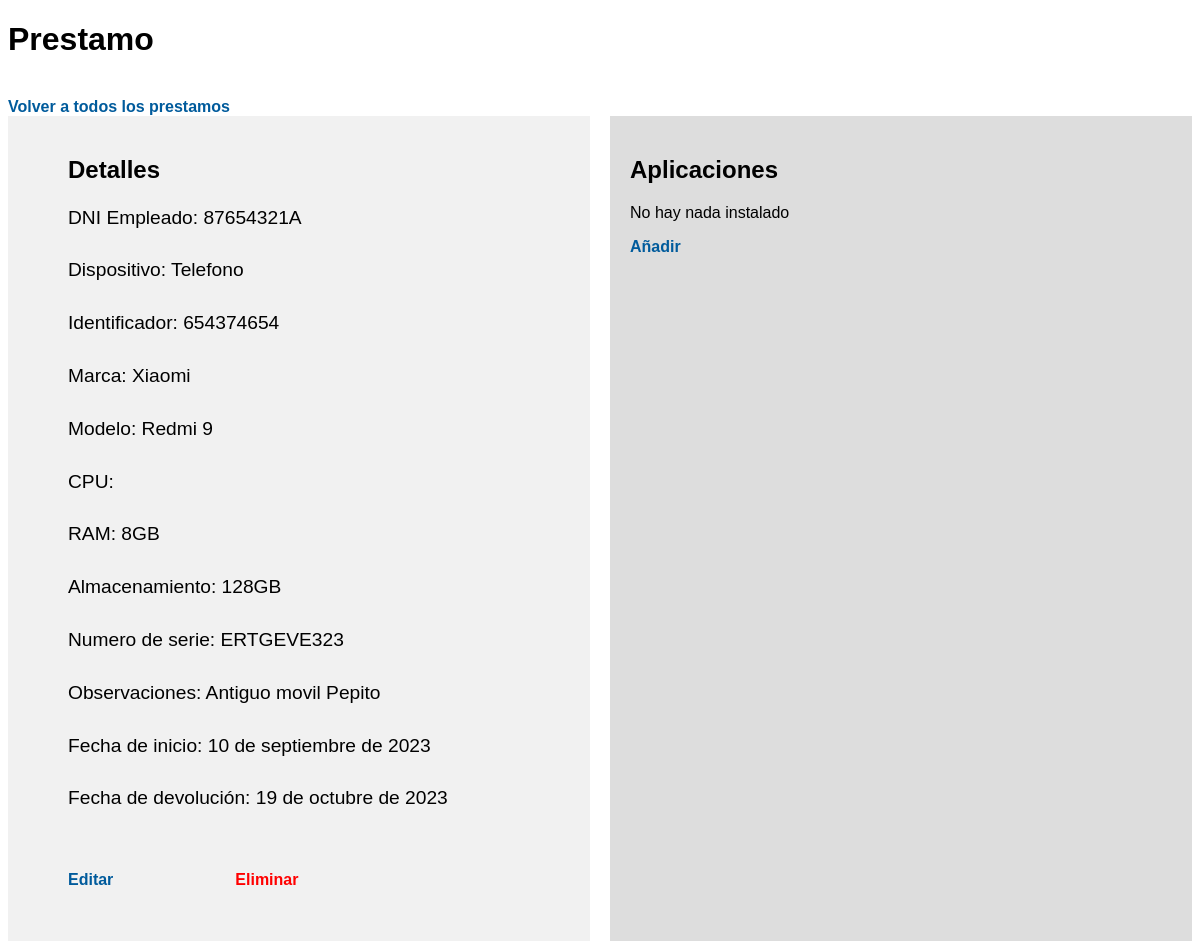
/informes/prestamos/10/ (signed in), run on the app's committed database.
### informes/models.py (models this page shows, shortened)
class Prestamo(models.Model):
    empleado = models.ForeignKey(Empleado, on_delete=models.CASCADE)
    DISPOSITIVO_CHOICES = (
        ('Telefono','Telefono'),
        ('Ordenador','Ordenador'),
    )
    Dispositivo = models.CharField(max_length=9, choices=DISPOSITIVO_CHOICES)
    Identificador = models.CharField(max_length=30)
    Marca = models.CharField(max_length=30)
    Modelo = models.CharField(max_length=50)
    CPU = models.CharField(max_length=50, blank=True)
    RAM_CHOICES = (
        ('2GB','2GB'),
        ('3GB','3GB'),
        ('4GB','4GB'),
        ('8GB','8GB'),
        ('12GB','12GB'),
        ('16GB','16GB'),
        ('32GB','32GB'),
        ('64GB','64GB'),
    )
    RAM = models.CharField(max_length=5, choices=RAM_CHOICES)
    ALMACENAMIENTO_CHOICES = (
        ('16GB','16GB'),
        ('32GB','32GB'),
        ('64GB','64GB'),
        ('128GB','128GB'),
        ('256GB','256GB'),
        ('512GB','512GB'),
        ('1TB','1TB'),
    )
    Almacenamiento = models.CharField(max_length=6, choices=ALMACENAMIENTO_CHOICES)
    NumeroSerie = models.CharField(max_length=50)
    Observaciones = models.CharField(max_length=70, blank=True)
    FechaInicio = models.DateField('Fecha Inicio')
    FechaDevolucion = models.DateField('Fecha Entrega', blank=True, null=True)

### informes/views.py (the view)
# urls.py: path('prestamos/<int:prestamo_id>/',views.prestamo,name='prestamo'),
def prestamo(request, prestamo_id):
    if not request.user.is_authenticated:
        return render(request, 'informes/error.html')
    atributos = Prestamo.objects.values().filter(id=prestamo_id)
    apps = Aplicaciones.objects.values().filter(prestamo=prestamo_id)
    template = loader.get_template('informes/prestamo.html')
    context = {
        'atributos':atributos,'apps':apps,
    }
    return HttpResponse(template.render(context,request))

### informes/templates/informes/prestamo.html (shortened to what this page needs)
{% load static %}
<!DOCTYPE html>
<html lang="en">
<head>
    <link rel="stylesheet" href="{% static 'informes/prestamo.css' %}?version=1">
</head>
<body>
    <h1>Prestamo</h1>
    <br>
    <a href="/informes/prestamos">Volver a todos los prestamos</a>
    {% if atributos %}
    <div class="container">
        <div class="left">
            <ul>
                {% for dato in atributos %}
                <h2>Detalles</h2>
                <li>DNI Empleado: {{ dato.empleado_id }}</li>
                <br>
                <li>Dispositivo: {{dato.Dispositivo}}</li>
                <br>
                <li>Identificador: {{dato.Identificador}}</li>
                <br>
                <li>Marca: {{ dato.Marca }}</li>
                <br>
                <li>Modelo: {{ dato.Modelo }}</li>
                <br>
                <li>CPU: {{ dato.CPU }}</li>
                <br>
                <li>RAM: {{ dato.RAM }}</li>
                <br>
                <li>Almacenamiento: {{ dato.Almacenamiento }}</li>
                <br>
                <li>Numero de serie: {{ dato.NumeroSerie }}</li>
                <br>
                <li>Observaciones: {{ dato.Observaciones }}</li>
                <br>
                <li>Fecha de inicio: {{ dato.FechaInicio }}</li>
                <br>
                <li>Fecha de devolución: {{ dato.FechaDevolucion }}</li>
                <br>
                <br>
                <div class="botones">
                    <div class="botleft">
                        <p><a href="/informes/prestamos/editar/{{ dato.id }}/">Editar</a></p>
                    </div>
                    <div class="botmid">
                        <form action="" method="POST">
                            <a class="borrar" href="/informes/prestamos/delete/{{ dato.id }}">Eliminar</a>
                        </form>
                    </div>
                    <div>
                    </div>
                </div>
                {% endfor %}
            </ul>
            {% else %}
            <p>No hay nada prestado</p>
            {% endif %}
        </div>
        <div class="right">
            {% if apps %}
            <ul>
                <h2>Aplicaciones</h2>
                {% for app in apps %}
                <div class="app">
                    <div>
                        <li>{{ app.programa }} - {{ app.detalles }} - {{ app.fecha }}</li>
                    </div>
                    <div><a href="/informes/prestamos/delete/apps/{{ app.id }}" class="borrarapp">Eliminar</a></div>
                </div>
                <br>
                {% endfor %}
                <div class="botones">
                    {% for dato in atributos %}
                    <div class="botleft">
                        <p><a href="/informes/prestamos/crear/apps/{{ dato.id }}">Añadir</a></p>
                    </div>
                    <div class="botmid">
                        {% endfor %}
                    </div>
                    <div>
                    </div>
                </div>
            </ul>
            {% else %}
            <h2>Aplicaciones</h2>
            <p>No hay nada instalado</p>
            {% for dato in atributos %}
            <p><a href="/informes/prestamos/crear/apps/{{ dato.id }}">Añadir</a></p>
            {% endfor %}
            {% endif %}
        </div>
    </div>
</body>
</html>

### informes/static/informes/prestamo.css (style rules this page uses)
body { font-family: Arial, Helvetica, sans-serif; }
a { color: #005b9c; text-decoration: none; font-weight: bold; transition: color 0.3s ease; }
li { font-size: 1.2em; line-height: 1.5; margin-bottom: 6px; list-style: none; position: relative; }
li::before { color: #007bff; font-weight: bold; font-size: 1.2em; position: absolute; left: -1.2em; top: 0.2em; }
.container { display: grid; grid-template-columns: 1fr 1fr; gap: 20px; }
.left { background-color: #f1f1f1; padding: 20px; }
.right { background-color: #ddd; padding: 20px; }
.botones { display: grid; grid-template-columns: 1fr 1fr 1fr; }
.borrar { color: red; }
.botmid { display: flex; align-items: center; }

### data on the page
Prestamo: empleado_id "87654321A", Dispositivo "Telefono", Identificador "654374654", Marca "Xiaomi", Modelo "Redmi 9", RAM "8GB", Almacenamiento "128GB", NumeroSerie "ERTGEVE323", Observaciones "Antiguo movil Pepito", FechaInicio "10 de septiembre de 2023", FechaDevolucion "19 de octubre de 2023"
